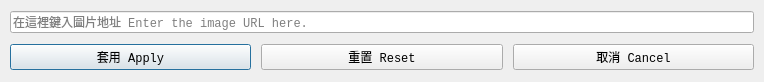
<?xml version="1.0" encoding="UTF-8"?>
<ui version="4.0">
 <class>Dialog</class>
 <widget class="QDialog" name="Dialog">
  <property name="geometry">
   <rect>
    <x>0</x>
    <y>0</y>
    <width>764</width>
    <height>82</height>
   </rect>
  </property>
  <property name="minimumSize">
   <size>
    <width>0</width>
    <height>82</height>
   </size>
  </property>
  <property name="maximumSize">
   <size>
    <width>16777215</width>
    <height>82</height>
   </size>
  </property>
  <property name="font">
   <font>
    <family>Consolas</family>
   </font>
  </property>
  <property name="windowTitle">
   <string>Dialog</string>
  </property>
  <layout class="QGridLayout" name="gridLayout">
   <property name="sizeConstraint">
    <enum>QLayout::SetDefaultConstraint</enum>
   </property>
   <property name="leftMargin">
    <number>10</number>
   </property>
   <property name="topMargin">
    <number>10</number>
   </property>
   <property name="rightMargin">
    <number>10</number>
   </property>
   <property name="bottomMargin">
    <number>10</number>
   </property>
   <property name="spacing">
    <number>10</number>
   </property>
   <item row="0" column="0" colspan="3">
    <widget class="QLineEdit" name="txt_url">
     <property name="sizePolicy">
      <sizepolicy hsizetype="Expanding" vsizetype="Fixed">
       <horstretch>0</horstretch>
       <verstretch>0</verstretch>
      </sizepolicy>
     </property>
     <property name="font">
      <font>
       <family>Consolas</family>
      </font>
     </property>
     <property name="alignment">
      <set>Qt::AlignLeading|Qt::AlignLeft|Qt::AlignVCenter</set>
     </property>
     <property name="placeholderText">
      <string>在這裡鍵入圖片地址 Enter the image URL here.</string>
     </property>
     <property name="clearButtonEnabled">
      <bool>false</bool>
     </property>
    </widget>
   </item>
   <item row="1" column="0">
    <widget class="QPushButton" name="btn_apply">
     <property name="font">
      <font>
       <family>Consolas</family>
      </font>
     </property>
     <property name="text">
      <string>套用 Apply</string>
     </property>
    </widget>
   </item>
   <item row="1" column="1">
    <widget class="QPushButton" name="btn_reset">
     <property name="font">
      <font>
       <family>Consolas</family>
      </font>
     </property>
     <property name="text">
      <string>重置 Reset</string>
     </property>
    </widget>
   </item>
   <item row="1" column="2">
    <widget class="QPushButton" name="btn_cancel">
     <property name="font">
      <font>
       <family>Consolas</family>
      </font>
     </property>
     <property name="text">
      <string>取消 Cancel</string>
     </property>
    </widget>
   </item>
  </layout>
 </widget>
 <resources/>
 <connections/>
</ui>
